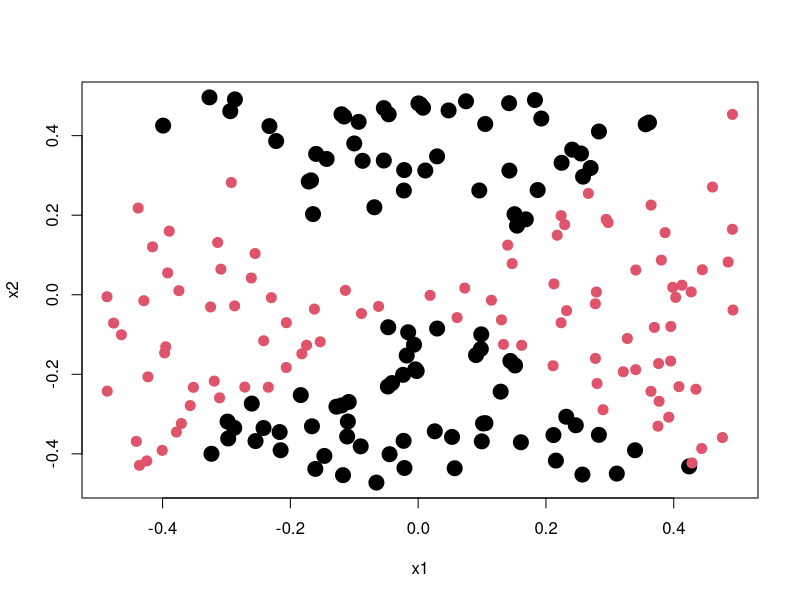
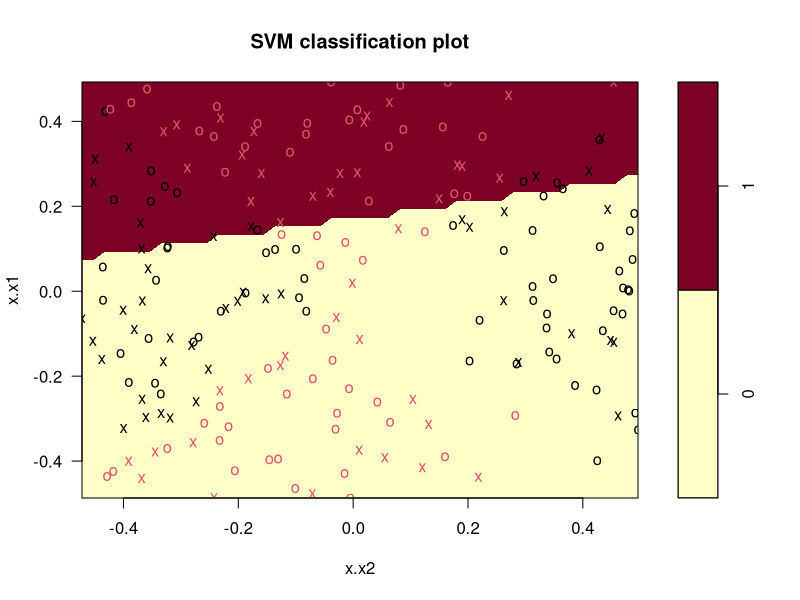
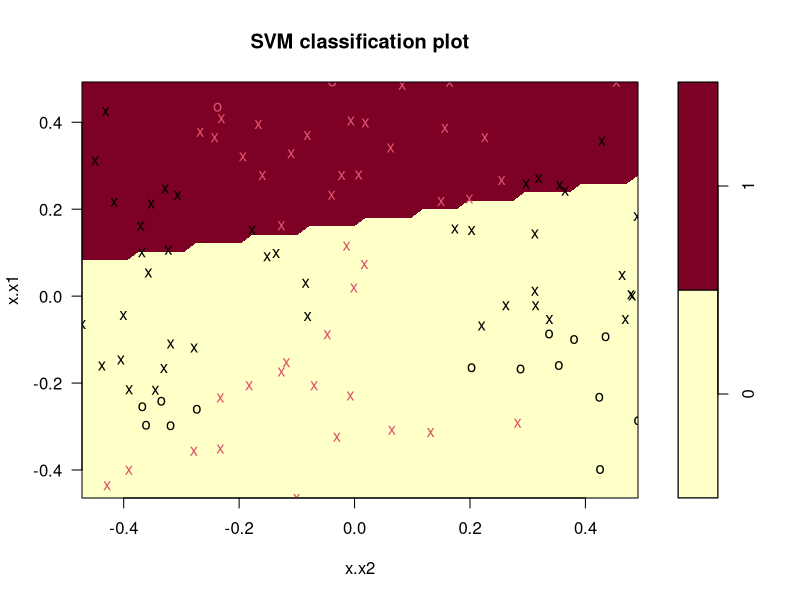
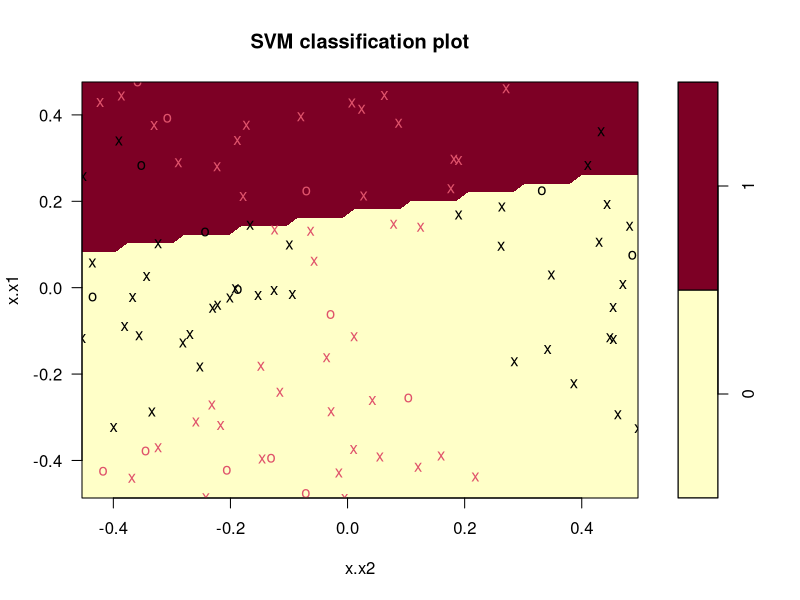
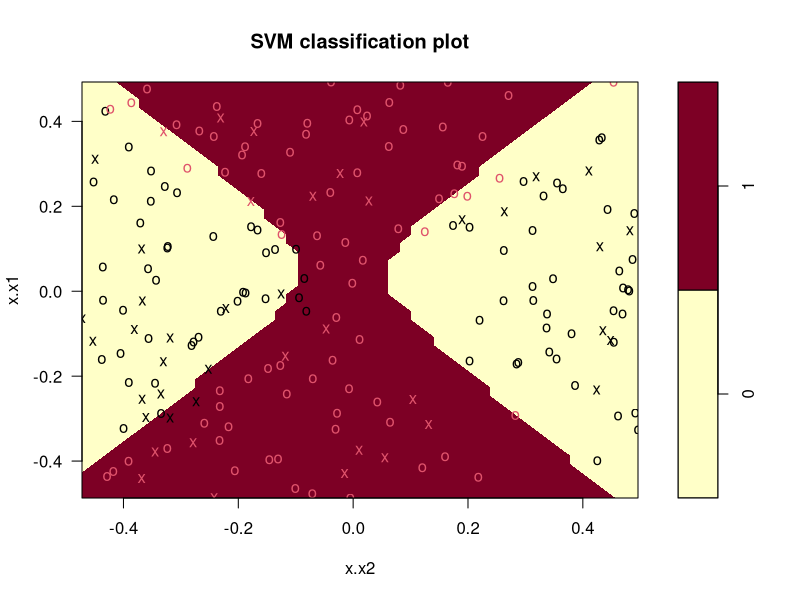
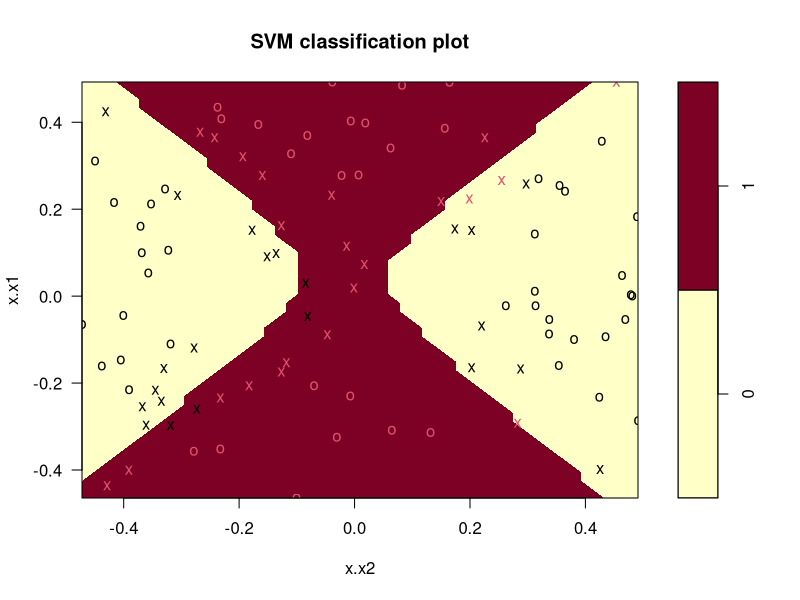
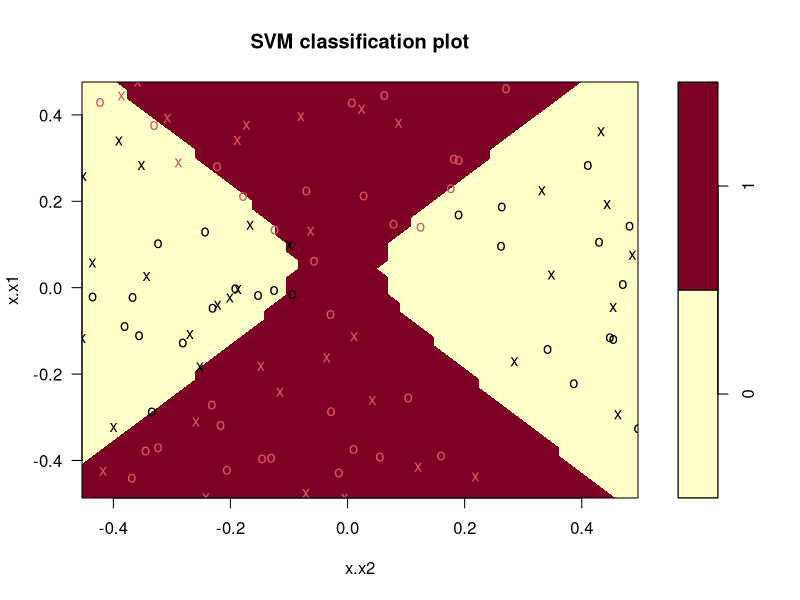
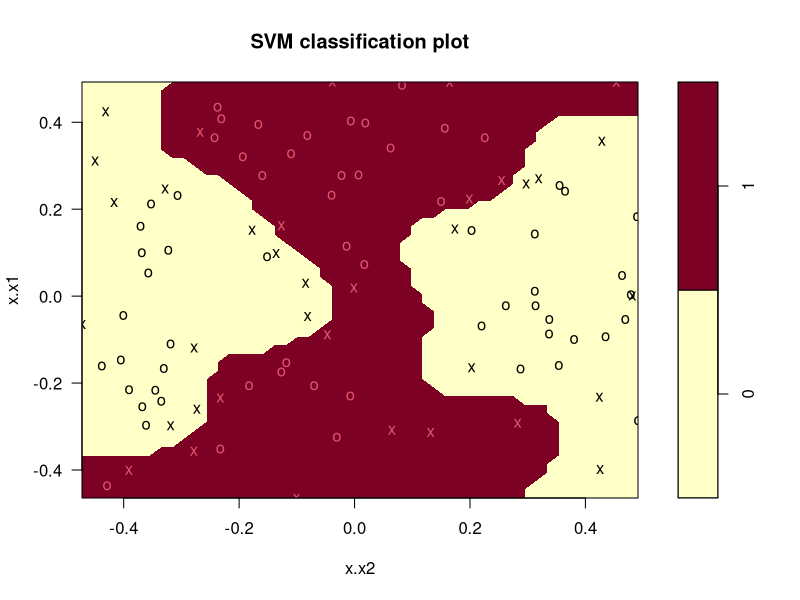

Recreate these plots in R, in order.
###############################################################################
#                   A Study of Support Vector Machines                        #
#                                                                             #
#                     Data Mining in Social Networks                          #
#                         Author: Carson Hanel                                #
#                      Professor: Eduardo Nakamura                            #
###############################################################################
# Note: I had intended this to be a Jupyter notebook, but having technical    #
#       difficulties w/ the program.                                          #
###############################################################################
# a)                                                                          #
# Create a training data set with 200 random samples. Plot the training obser-#
# vations, colored according to their class labels. Your plot should display  #
# X1 on the x-axis, and X2 on the y-axis.                                     #
###############################################################################
set.seed(1)
x1=runif(200)-0.5
x2=runif(200)-0.5
y=1*(x1^2-x2^2>0)
plot(x1, x2, col=(y+1), pch=(y+19), cex=2)

# Prepare the data for the SVM
# Import the SVM library
install.packages("e1071")
install.packages("caret")
library(e1071)
library(caret)

# Bind x1, x2 into a column matrix, print it out (optionally)
x = cbind(x1, x2)
x

# Create a dataframe, print it out (optionally)
dat = data.frame(x=x, y=as.factor(y))
dat

# Designate the sample for train
train=sample(200,100)

###############################################################################
# b)                                                                          #
# Fit a support vector classifier (tuned) to the data with X1 and X2 as predi-#
# ctors. Obtain a class prediction for each test observation. Plot the traini-#
# ng and test observations, colored according to the predicted class labels   #
#                                                                             #
# A note here:                                                                #
#    These data have a polynomial of order 2 relationship. A simpler linear   #
#    kernal is not going to be sufficient to correctly classify.              #
###############################################################################

# Tune the SVM, output the results
tl.out=tune(svm, y~., data=dat[train,], kernel="linear", ranges=list(cost=10^(-4:4)))
summary(tl.out)
bestl = tl.out$best.model
plot(bestl, dat)

# Get predictions for training set
lin_train_ypred = predict(bestl, newdata=dat[train,])
table(predict=lin_train_ypred, truth=dat[train, "y"])

# Get predictions for test set
lin_test_ypred  = predict(bestl, newdata=dat[-train,])
actual          = table(predict=lin_test_ypred, truth=dat[-train, "y"])

# Plot training set
plot(bestl, dat[train,])

# Plot testing set
plot(bestl, dat[-train,])

# F1 recall
TP        = actual[1][1]
FP        = actual[3][1]
FN        = actual[2][1]
TN        = actual[4][1]
precision = TP / (TP + FP)
recall    = TP / (TP + FN)
f1_recall = 2 * ((precision * recall)/(precision + recall))
f1_recall # .5319149

###############################################################################
# Discussion of findings:                                                     #
#                                                                             # 
# Alright! So, as you can see the initial linear kernel fit is pretty garbage,#
# but, why? Well, this is because the dataset has a degree 2 polynomial relat-#
# ionship. We know this because that's how we've generated our dataset. Howev-#
# er, we don't always know this. So, in those situations when our data aren't #
# as obvious, we look at the performance metrics of the SVM. When predicting  #
# the training data's classification, class 0 had 22 correct classifications, #
# and 30 incorrect classifications, and class 1 had 34 correct classifications#
# and only 14 incorrect classifications.                                      #
#                                                                             #
# F1 recall = .5319149 which is only slightly better than random chance!      #
# In other words, without knowing the polynomial relationship, F1 recall just #
# told us our fit is junk.                                                    #
#                                                                             #
# Let's move on to the polynomial kernel.                                     #
###############################################################################

###############################################################################
# c)                                                                          #
# Fit a support vector classifier (tuned) using a polynomial kernel. Obtain a #
# class prediction for each training and test observation. Plot the training  #
# and test observations, colored according to predicted class labels.         #
###############################################################################

# Tune the SVM, output the results
tp.out=tune(svm, y~., data=dat[train,], kernel="polynomial", ranges=list(cost=10^(-1:2), degree=(1:4)))
summary(tp.out)
bestp = tp.out$best.model
plot(bestp, dat)

# Get predictions for training set
poly_train_ypred = predict(bestp, newdata=dat[train,])
table(predict=poly_train_ypred, truth=dat[train, "y"])

# Get predictions for test set
poly_test_ypred  = predict(bestp, newdata=dat[-train,])
actual = table(predict=poly_test_ypred, truth=dat[-train, "y"])

# Plot training set
plot(bestp, dat[train,])

# Plot testing set
plot(bestp, dat[-train,])

# F1 recall
TP        = actual[1][1]
FP        = actual[3][1]
FN        = actual[2][1]
TN        = actual[4][1]
precision = TP / (TP + FP)
recall    = TP / (TP + FN)
f1_recall = 2 * ((precision * recall)/(precision + recall))
f1_recall # .8695652

###############################################################################
# Discussion of findings:                                                     #
#                                                                             #
# Intuitively, it would make sense that a degree 2 polynomial would be fit ap-#
# propriately by a degree 2 polynomial kernel. From the plotting, you can see #
# a great improvement in classification from the simple linear kernel. The cl-#
# assification boundaries detailed by the support vectors is much more repres-#
# entative of the actual function than the linear kernel, as instead of a line#
# you can actually see the "X" shape.                                         #
#                                                                             #
# F1 score = .8695652 which is a substatial improvement over the slightly-gre-#
# eater-than-random-chance linear classifier.                                 #
#                                                                             #
# Before going on, I'd like to assert that I know factually that this model is#
# the appropriate fit for the data. Thus, moving on to the radial kernel will #
# greatly overfit the data, but seem like a better option w/ higher f1.       #
###############################################################################

###############################################################################
# d)                                                                          #
# Fit a support vector classifier (tuned) using a radial kernel. Obtain a     #
# class prediction for each training and test observation. Plot the training  #
# and test observations, colored according to predicted class labels.         #
###############################################################################

# Tune the SVM, output the results
tr.out=tune(svm, y~., data=dat[train,], kernel="radial", ranges=list(cost=10^(-1:2), gamma=c(0.5, 1:4)))
summary(tr.out)
bestr = tr.out$best.model

# Get predictions for training set
radial_train_ypred = predict(bestr, newdata=dat[train,])
table(predict=radial_train_ypred, truth=dat[train, "y"])

# Get predictions for test set
radial_test_ypred  = predict(bestr, newdata=dat[-train,])
actual = table(predict=radial_test_ypred, truth=dat[-train, "y"])

# Plot training set
plot(bestr, dat[train,])

# Plot testing set
plot(bestr, dat[-train,])

# F1 recall
TP        = actual[1][1]
FP        = actual[3][1]
FN        = actual[2][1]
TN        = actual[4][1]
precision = TP / (TP + FP)
recall    = TP / (TP + FN)
f1_recall = 2 * ((precision * recall)/(precision + recall))
f1_recall # .9052632

###############################################################################
# Discussion of findings:                                                     #
#                                                                             #
# Now that we're looking at the plot of the test set data, you can see that   #
# this model is GREATLY overfitting our randomized dataset. The reason for    #
# this is that there are a finitely number of randomly generated points with  #
# a low resolution, in other words, there's not enough data, and we've really #
# overfit. To show that, I'll use that same fit to predict on a dataset that  #
# was created the same way, but with 1,000,000 observations.                  #
###############################################################################
# Generate the data
set.seed(1)
x1=runif(1000000)-0.5
x2=runif(1000000)-0.5
y=1*(x1^2-x2^2>0)

# Check out the resolution of the data.
plot(x1, x2, col=(y+1), pch=(y+19), cex=2)

# Create the dataset
x = cbind(x1, x2)
dat = data.frame(x=x, y=as.factor(y))

# Score w/ radial and polynomial
radial_highres  = predict(bestr, dat)
poly_highres    = predict(bestp, dat)
actual_radial   = table(predict=radial_highres, truth=dat[, "y"])
actual_poly     = table(predict=poly_highres, truth=dat[, "y"])

# F1 for radial
TP        = actual_radial[1][1]
FP        = actual_radial[3][1]
FN        = actual_radial[2][1]
TN        = actual_radial[4][1]
precision = TP / (TP + FP)
recall    = TP / (TP + FN)
f1_recall = 2 * ((precision * recall)/(precision + recall))
f1_recall # .8735287

# Plot radial w/ 1,000,000 data pts
# Warning, code takes a second.
plot(bestr, dat)

# F1 for polynomial
TP        = actual_poly[1][1]
FP        = actual_poly[3][1]
FN        = actual_poly[2][1]
TN        = actual_poly[4][1]
precision = TP / (TP + FP)
recall    = TP / (TP + FN)
f1_recall = 2 * ((precision * recall)/(precision + recall))
f1_recall # .8856425

# Plot polynomial w/ 1,000,000 data pts
# Warning, code takes a second.
plot(bestp, dat)

###############################################################################
# Conclusion of findings:                                                     #
#                                                                             #
# What I saw was that essentially, you can have a great f1 with a not-so-great#
# fit on the data. The radial kernel was grossly overfit to the small amount  #
# of data that it was originally fit to, though it was similar in f1 recall to#
# the much closer to the truth polynomial fit. Essentially, this is caused by #
# the original polynomial fit being good, but lacking resolution in the areas #
# closest to the "X" section where the classes meet. If the polynomial kernel #
# was fed with more data, it would be possible to reach ~99% F1, as would the #
# radial kernel, but the polynomial kernel would take much less data to make  #
# that transition.                                                            #
#                                                                             #
# Super fun lab! I hope my insight was enough, and I apologize if the extra   #
# analysis was unnecessary/too much                                           #
###############################################################################



